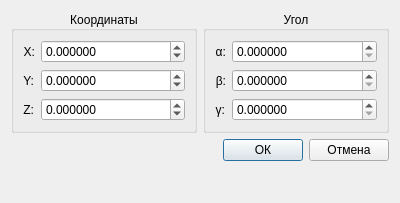
<?xml version="1.0" encoding="UTF-8"?>
<ui version="4.0">
 <class>CMoveBotTaskDialog</class>
 <widget class="QDialog" name="CMoveBotTaskDialog">
  <property name="geometry">
   <rect>
    <x>0</x>
    <y>0</y>
    <width>400</width>
    <height>203</height>
   </rect>
  </property>
  <property name="windowTitle">
   <string>Добавить перемещение</string>
  </property>
  <layout class="QVBoxLayout" name="verticalLayout">
   <item>
    <layout class="QHBoxLayout" name="horizontalLayout">
     <item>
      <widget class="QGroupBox" name="gbPos">
       <property name="title">
        <string>Координаты</string>
       </property>
       <property name="alignment">
        <set>Qt::AlignCenter</set>
       </property>
       <layout class="QGridLayout" name="gridLayout">
        <item row="1" column="0">
         <widget class="QLabel" name="labelY">
          <property name="sizePolicy">
           <sizepolicy hsizetype="Maximum" vsizetype="Preferred">
            <horstretch>0</horstretch>
            <verstretch>0</verstretch>
           </sizepolicy>
          </property>
          <property name="text">
           <string>Y:</string>
          </property>
          <property name="alignment">
           <set>Qt::AlignRight|Qt::AlignTrailing|Qt::AlignVCenter</set>
          </property>
         </widget>
        </item>
        <item row="2" column="0">
         <widget class="QLabel" name="labelZ">
          <property name="sizePolicy">
           <sizepolicy hsizetype="Maximum" vsizetype="Preferred">
            <horstretch>0</horstretch>
            <verstretch>0</verstretch>
           </sizepolicy>
          </property>
          <property name="text">
           <string>Z:</string>
          </property>
          <property name="alignment">
           <set>Qt::AlignRight|Qt::AlignTrailing|Qt::AlignVCenter</set>
          </property>
         </widget>
        </item>
        <item row="0" column="0">
         <widget class="QLabel" name="labelX">
          <property name="sizePolicy">
           <sizepolicy hsizetype="Maximum" vsizetype="Preferred">
            <horstretch>0</horstretch>
            <verstretch>0</verstretch>
           </sizepolicy>
          </property>
          <property name="text">
           <string>X:</string>
          </property>
          <property name="alignment">
           <set>Qt::AlignRight|Qt::AlignTrailing|Qt::AlignVCenter</set>
          </property>
         </widget>
        </item>
        <item row="0" column="1">
         <widget class="QDoubleSpinBox" name="dsbGlobalX">
          <property name="decimals">
           <number>6</number>
          </property>
          <property name="minimum">
           <double>-1000.000000000000000</double>
          </property>
          <property name="maximum">
           <double>1000.000000000000000</double>
          </property>
          <property name="singleStep">
           <double>0.100000000000000</double>
          </property>
         </widget>
        </item>
        <item row="1" column="1">
         <widget class="QDoubleSpinBox" name="dsbGlobalY">
          <property name="decimals">
           <number>6</number>
          </property>
          <property name="minimum">
           <double>-1000.000000000000000</double>
          </property>
          <property name="maximum">
           <double>1000.000000000000000</double>
          </property>
          <property name="singleStep">
           <double>0.100000000000000</double>
          </property>
         </widget>
        </item>
        <item row="2" column="1">
         <widget class="QDoubleSpinBox" name="dsbGlobalZ">
          <property name="decimals">
           <number>6</number>
          </property>
          <property name="minimum">
           <double>-1000.000000000000000</double>
          </property>
          <property name="maximum">
           <double>1000.000000000000000</double>
          </property>
          <property name="singleStep">
           <double>0.100000000000000</double>
          </property>
         </widget>
        </item>
       </layout>
      </widget>
     </item>
     <item>
      <widget class="QGroupBox" name="gbAngles">
       <property name="title">
        <string>Угол</string>
       </property>
       <property name="alignment">
        <set>Qt::AlignCenter</set>
       </property>
       <layout class="QGridLayout" name="gridLayout_2">
        <item row="2" column="1">
         <widget class="QDoubleSpinBox" name="dsbGamma">
          <property name="decimals">
           <number>6</number>
          </property>
          <property name="minimum">
           <double>0.000000000000000</double>
          </property>
          <property name="maximum">
           <double>359.999999000000003</double>
          </property>
          <property name="singleStep">
           <double>0.100000000000000</double>
          </property>
         </widget>
        </item>
        <item row="0" column="1">
         <widget class="QDoubleSpinBox" name="dsbApha">
          <property name="decimals">
           <number>6</number>
          </property>
          <property name="minimum">
           <double>0.000000000000000</double>
          </property>
          <property name="maximum">
           <double>359.999999000000003</double>
          </property>
          <property name="singleStep">
           <double>0.100000000000000</double>
          </property>
         </widget>
        </item>
        <item row="1" column="1">
         <widget class="QDoubleSpinBox" name="dsbBeta">
          <property name="decimals">
           <number>6</number>
          </property>
          <property name="minimum">
           <double>0.000000000000000</double>
          </property>
          <property name="maximum">
           <double>359.999999000000003</double>
          </property>
          <property name="singleStep">
           <double>0.100000000000000</double>
          </property>
         </widget>
        </item>
        <item row="0" column="0">
         <widget class="QLabel" name="labelAlpha">
          <property name="sizePolicy">
           <sizepolicy hsizetype="Maximum" vsizetype="Preferred">
            <horstretch>0</horstretch>
            <verstretch>0</verstretch>
           </sizepolicy>
          </property>
          <property name="text">
           <string>α:</string>
          </property>
          <property name="alignment">
           <set>Qt::AlignRight|Qt::AlignTrailing|Qt::AlignVCenter</set>
          </property>
         </widget>
        </item>
        <item row="1" column="0">
         <widget class="QLabel" name="labelBeta">
          <property name="sizePolicy">
           <sizepolicy hsizetype="Maximum" vsizetype="Preferred">
            <horstretch>0</horstretch>
            <verstretch>0</verstretch>
           </sizepolicy>
          </property>
          <property name="text">
           <string>β:</string>
          </property>
          <property name="alignment">
           <set>Qt::AlignRight|Qt::AlignTrailing|Qt::AlignVCenter</set>
          </property>
         </widget>
        </item>
        <item row="2" column="0">
         <widget class="QLabel" name="labelGamma">
          <property name="sizePolicy">
           <sizepolicy hsizetype="Maximum" vsizetype="Preferred">
            <horstretch>0</horstretch>
            <verstretch>0</verstretch>
           </sizepolicy>
          </property>
          <property name="text">
           <string>γ:</string>
          </property>
          <property name="alignment">
           <set>Qt::AlignRight|Qt::AlignTrailing|Qt::AlignVCenter</set>
          </property>
         </widget>
        </item>
       </layout>
      </widget>
     </item>
    </layout>
   </item>
   <item>
    <layout class="QHBoxLayout" name="horizontalLayout_3">
     <item>
      <spacer name="horizontalSpacer">
       <property name="orientation">
        <enum>Qt::Horizontal</enum>
       </property>
       <property name="sizeHint" stdset="0">
        <size>
         <width>40</width>
         <height>20</height>
        </size>
       </property>
      </spacer>
     </item>
     <item>
      <widget class="QPushButton" name="pbOk">
       <property name="text">
        <string>ОК</string>
       </property>
      </widget>
     </item>
     <item>
      <widget class="QPushButton" name="pbCancel">
       <property name="text">
        <string>Отмена</string>
       </property>
      </widget>
     </item>
    </layout>
   </item>
   <item>
    <spacer name="verticalSpacer">
     <property name="orientation">
      <enum>Qt::Vertical</enum>
     </property>
     <property name="sizeHint" stdset="0">
      <size>
       <width>20</width>
       <height>1</height>
      </size>
     </property>
    </spacer>
   </item>
  </layout>
 </widget>
 <resources/>
 <connections/>
</ui>
